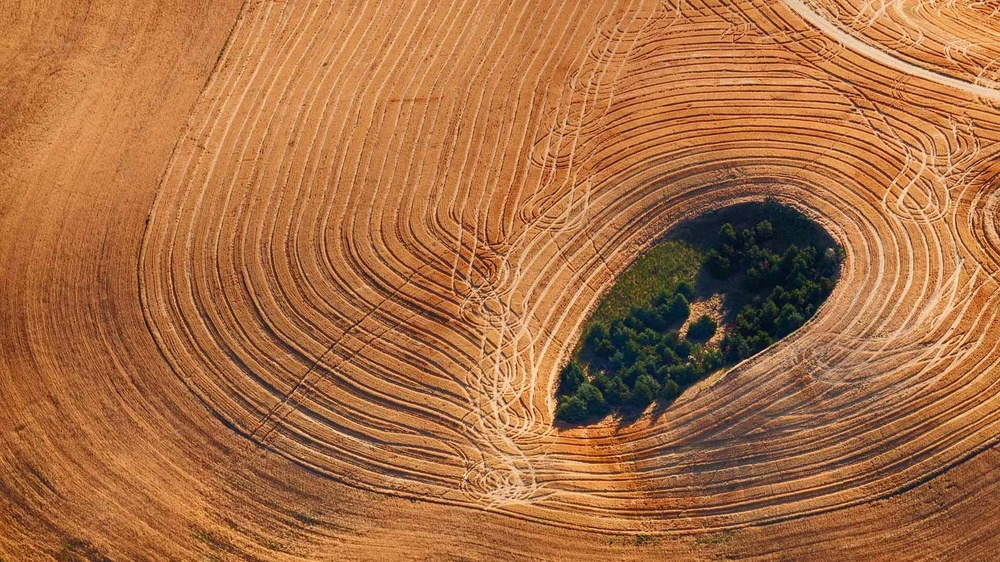
#> input picture datagenerator/input_image/img1_HR.jpg, 1000 x 562 px, shrunk from 1920 x 1080 before the run; its folder holds only this picture in this run
$ python generator.py
#> lines starting #> are read from the running program, lines starting #| are printed output that depends on the picture
#> further down, im is the input picture: shape (562, 1000, 3); mean R, G, B 168.8, 110.2, 67
import numpy as np
from matplotlib import pyplot as plt
import matplotlib.image as img
from scipy.ndimage import filters, measurements, interpolation
import glob
from scipy.io import savemat
import ntpath

scale_factor = np.array([3, 3])  # choose scale-factor
avg_sf = np.mean(scale_factor)  # this is calculated so that min_var and max_var will be more intutitive
min_var = 0.175 * avg_sf  # variance of the gaussian kernel will be sampled between min_var and max_var
max_var = 2.5 * avg_sf
k_size = np.array([21, 21])  # size of the kernel, should have room for the gaussian
noise_level = 0.01  # this option allows deviation from just a gaussian, by adding multiplicative noise noise
images_path = '.\input_image\*HR.jpg'
output_path = '.\output_kernel'

def kernel_shift(kernel, sf):
    # There are two reasons for shifting the kernel:
    # 1. Center of mass is not in the center of the kernel which creates ambiguity. There is no possible way to know
    #    the degradation process included shifting so we always assume center of mass is center of the kernel.
    # 2. We further shift kernel center so that top left result pixel corresponds to the middle of the sfXsf first
    #    pixels. Default is for odd size to be in the middle of the first pixel and for even sized kernel to be at the
    #    top left corner of the first pixel. that is why different shift size needed between od and even size.
    # Given that these two conditions are fulfilled, we are happy and aligned, the way to test it is as follows:
    # The input image, when interpolated (regular bicubic) is exactly aligned with ground truth.

    # First calculate the current center of mass for the kernel
    current_center_of_mass = measurements.center_of_mass(kernel)

    # The second ("+ 0.5 * ....") is for applying condition 2 from the comments above
    wanted_center_of_mass = np.array(kernel.shape) / 2 + 0.5 * (sf - (kernel.shape[0] % 2))

    # Define the shift vector for the kernel shifting (x,y)
    shift_vec = wanted_center_of_mass - current_center_of_mass

    # Finally shift the kernel and return
    return interpolation.shift(kernel, shift_vec)


def gen_kernel(k_size, scale_factor, min_var, max_var):
    # Set random eigen-vals (lambdas) and angle (theta) for COV matrix
    lambda_1 = min_var + np.random.rand() * (max_var - min_var);
    lambda_2 = min_var + np.random.rand() * (max_var - min_var);
    theta = np.random.rand() * np.pi
    noise = -noise_level + np.random.rand(*k_size) * noise_level * 2

    # Set COV matrix using Lambdas and Theta
    LAMBDA = np.diag([lambda_1, lambda_2]);
    Q = np.array([[np.cos(theta), -np.sin(theta)],
                  [np.sin(theta), np.cos(theta)]])
    SIGMA = Q @ LAMBDA @ Q.T
    INV_SIGMA = np.linalg.inv(SIGMA)[None, None, :, :]

    # Set expectation position (shifting kernel for aligned image)
    MU = k_size // 2 + 0.5 * (scale_factor - k_size % 2)
    MU = MU[None, None, :, None]

    # Create meshgrid for Gaussian
    [X, Y] = np.meshgrid(range(k_size[0]), range(k_size[1]))
    Z = np.stack([X, Y], 2)[:, :, :, None]

    # Calcualte Gaussian for every pixel of the kernel
    ZZ = Z - MU
    ZZ_t = ZZ.transpose(0, 1, 3, 2)
    raw_kernel = np.exp(-0.5 * np.squeeze(ZZ_t @ INV_SIGMA @ ZZ)) * (1 + noise)

    # shift the kernel so it will be centered
    raw_kernel_centered = kernel_shift(raw_kernel, scale_factor)

    # Normalize the kernel and return
    kernel = raw_kernel_centered / np.sum(raw_kernel_centered)
    return kernel


def downscale(im, kernel, scale_factor, output_shape=None):
    # output shape can either be specified or, for simple cases, can be calculated.
    # see more details regarding this at: https://github.com/assafshocher/Resizer
    if output_shape is None:
        output_shape = np.array(im.shape[:-1]) / np.array(scale_factor)
#> output_shape = [187.3, 333.3]

    #     print(output_shape)

    # First run a correlation (convolution with flipped kernel)
    out_im = np.zeros_like(im)
    for channel in range(np.ndim(im)):
        out_im[:, :, channel] = filters.correlate(im[:, :, channel], kernel)
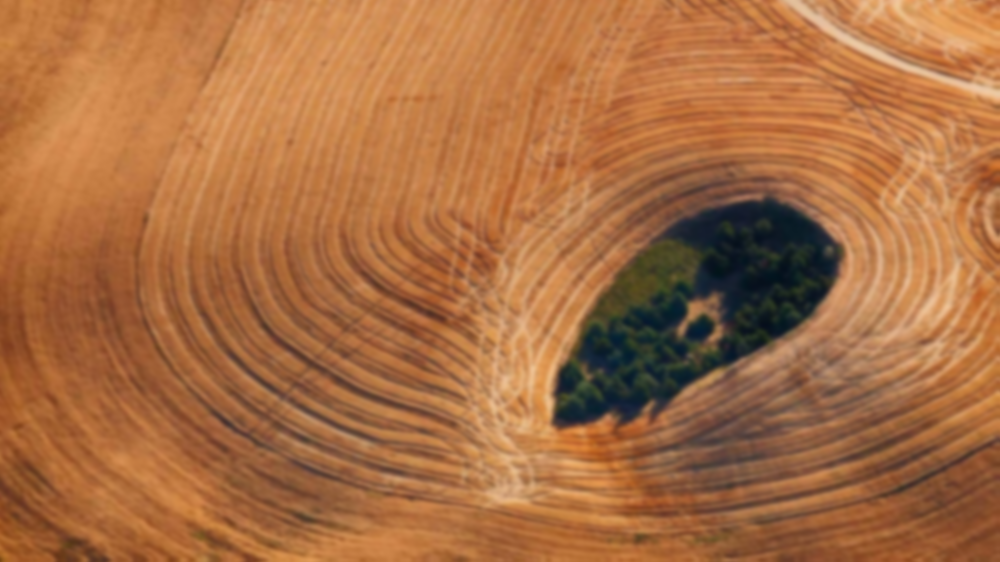
#> out_im: shape (562, 1000, 3); mean R, G, B 168.2, 109.6, 66.4

    # Then subsample and return
    return out_im[np.round(np.linspace(0, im.shape[0] - scale_factor[0], output_shape[0])).astype(int)[:, None],
           np.round(np.linspace(0, im.shape[1] - scale_factor[1], output_shape[1])).astype(int), :]

lr_images = []
kernels = []
for i, path in enumerate(glob.glob(images_path)):
    im_name = ntpath.basename(path).split(".")[0]
    im = img.imread(path)
    kernel = gen_kernel(k_size, scale_factor, min_var, max_var)
    lr = downscale(im, kernel, scale_factor)
    print(i)
    plt.subplot(1, 2, 1)
    plt.imshow(lr)
    plt.subplot(1, 2, 2)
    plt.imshow(kernel, cmap='gray')
    path = output_path+"\kernal_"+im_name+'.png'
    # plt.imsave(path, arr=kernel, cmap='gray')
    # plt.show()
    plt.figure()
    plt.imshow(kernel, cmap='gray')
    plt.savefig(path)
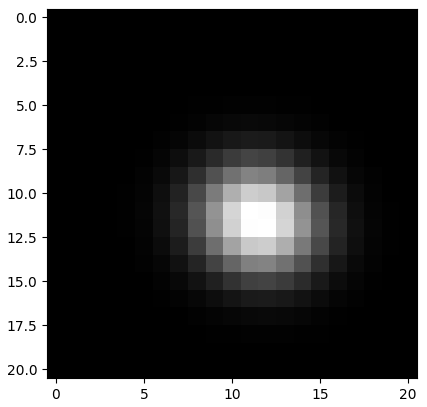
#> figure drawn by matplotlib, 1 panel
    savemat('%s/im_%d_sf_%d_%d.mat' % (output_path, i, scale_factor[0], scale_factor[1]), {'ker': kernel})
    plt.imsave('%s\im_%d_sf_%d_%d.png' % (output_path, i, scale_factor[0], scale_factor[1]), lr, vmin=0, vmax=1)
    plt.close('all')
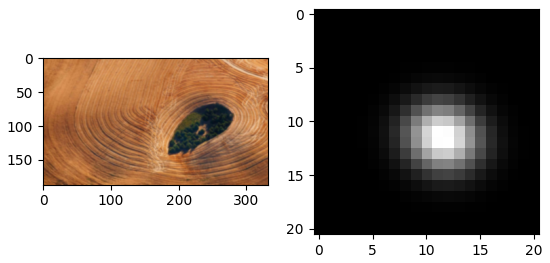
#> figure drawn by matplotlib, 2 panels
